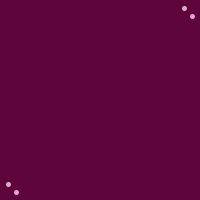
Frame 1 (no input)
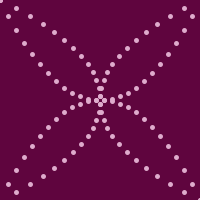
Frame 60 (the mouse pressed at the canvas centre just before this capture)
Frame 120 (the mouse held since frame 60 and released just before this capture): identical to frame 60, image omitted

The Processing sketch that drew these frames (run headless with seeded random() and noise(); from frame 60 on, the mouse is pressed at the canvas centre):

// Processing sketch: processing_96408
// ── processing_96408.pde

int x=-100;
 int y=05;
 void setup (){
  size (200, 200);
  background (95,5,62);
}
    
 void draw (){
  int spacing= 8;
  int endegs= 200;
  stroke (222,172,204);
  strokeWeight(5);
    x=x+spacing;
    point (x+100,x*x/100+100);
     point (-x+100,-x*x/100+100);
      point (x*x/100+100, x+100);
     point (-x*x/100+100, -x+100);
}
